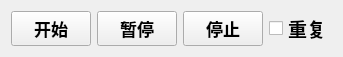
   <widget class="QWidget" name="layoutWidget">
    <property name="geometry">
     <rect>
      <x>780</x>
      <y>580</y>
      <width>321</width>
      <height>31</height>
     </rect>
    </property>
    <layout class="QHBoxLayout" name="horizontalLayout">
     <item>
      <widget class="QPushButton" name="pushButton_start">
       <property name="sizePolicy">
        <sizepolicy hsizetype="Expanding" vsizetype="Expanding">
         <horstretch>0</horstretch>
         <verstretch>0</verstretch>
        </sizepolicy>
       </property>
       <property name="font">
        <font>
         <family>-apple-system</family>
         <pointsize>13</pointsize>
         <weight>75</weight>
         <bold>true</bold>
         <underline>false</underline>
         <strikeout>false</strikeout>
        </font>
       </property>
       <property name="text">
        <string>开始</string>
       </property>
      </widget>
     </item>
     <item>
      <widget class="QPushButton" name="pushButton_pause">
       <property name="sizePolicy">
        <sizepolicy hsizetype="Expanding" vsizetype="Expanding">
         <horstretch>0</horstretch>
         <verstretch>0</verstretch>
        </sizepolicy>
       </property>
       <property name="font">
        <font>
         <family>-apple-system</family>
         <pointsize>13</pointsize>
         <weight>75</weight>
         <bold>true</bold>
         <underline>false</underline>
         <strikeout>false</strikeout>
        </font>
       </property>
       <property name="text">
        <string>暂停</string>
       </property>
      </widget>
     </item>
     <item>
      <widget class="QPushButton" name="pushButton_stop">
       <property name="sizePolicy">
        <sizepolicy hsizetype="Expanding" vsizetype="Expanding">
         <horstretch>0</horstretch>
         <verstretch>0</verstretch>
        </sizepolicy>
       </property>
       <property name="font">
        <font>
         <family>-apple-system</family>
         <pointsize>13</pointsize>
         <weight>75</weight>
         <bold>true</bold>
         <underline>false</underline>
         <strikeout>false</strikeout>
        </font>
       </property>
       <property name="text">
        <string>停止</string>
       </property>
      </widget>
     </item>
     <item>
      <widget class="QCheckBox" name="checkBox_repeat">
       <property name="sizePolicy">
        <sizepolicy hsizetype="Expanding" vsizetype="Expanding">
         <horstretch>0</horstretch>
         <verstretch>0</verstretch>
        </sizepolicy>
       </property>
       <property name="font">
        <font>
         <family>-apple-system</family>
         <pointsize>14</pointsize>
         <weight>75</weight>
         <bold>true</bold>
        </font>
       </property>
       <property name="text">
        <string>重复</string>
       </property>
       <property name="checked">
        <bool>false</bool>
       </property>
      </widget>
     </item>
    </layout>
   </widget>
